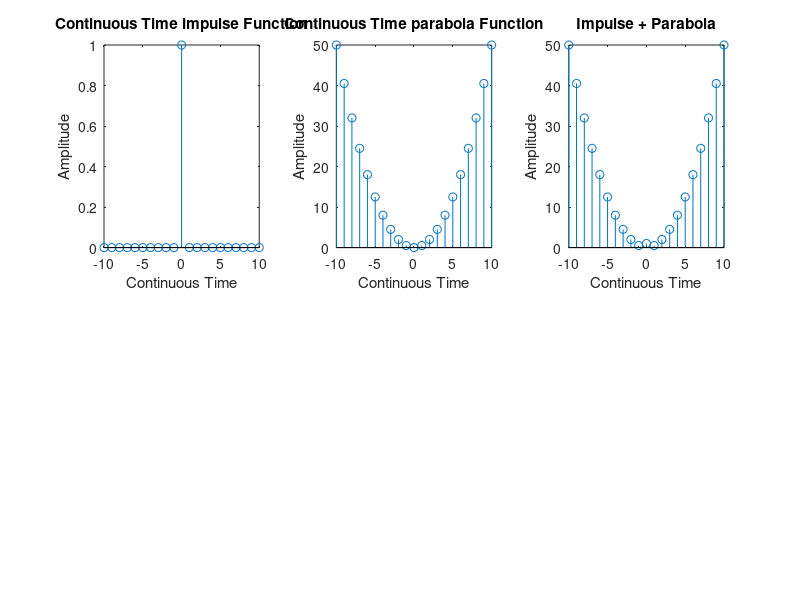

This figure's MATLAB source:
t=-10:1:10;
imp=[zeros(1,10),ones(1,1),zeros(1,10)];
subplot(2,3,1);
stem(t,imp);
xlabel('Continuous Time');
ylabel('Amplitude');
title('Continuous Time impulse Function');

par=0.5*(t.^2);
subplot(2,3,2);
stem(t,par);
xlabel('Continuous Time');
ylabel('Amplitude');
title('Continuous Time parabola Function');

for i=1:length(imp)
   add(i)=imp(i)+par(i);
end
subplot(2,3,3);
stem(t,add);
xlabel('Continuous Time');
ylabel('Amplitude');
title('Impulse + Parabola');
